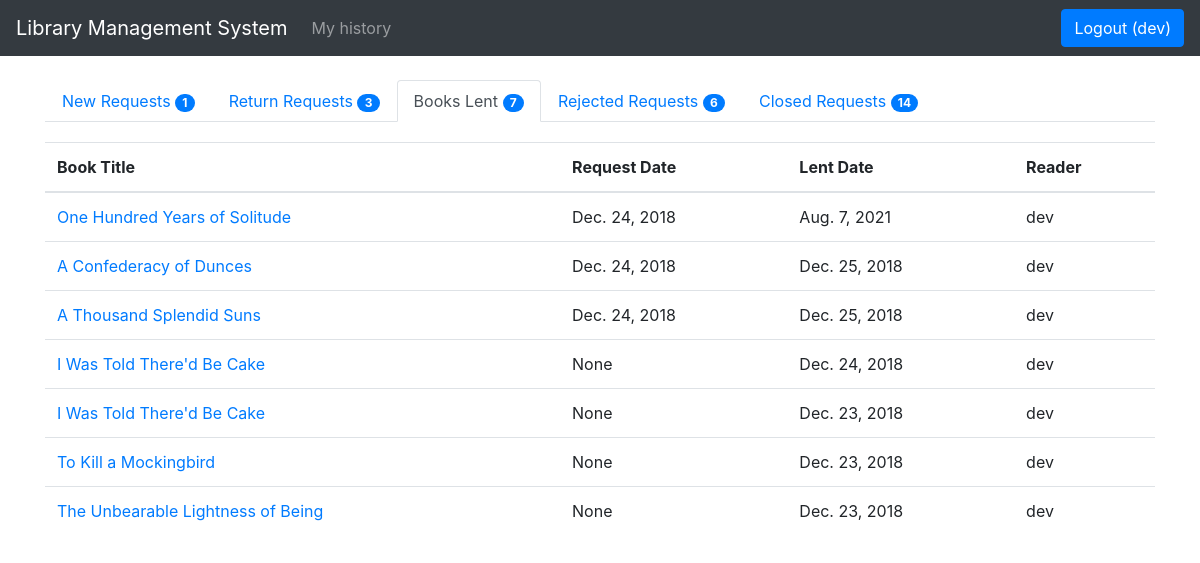
The app's page /library/books/manage_requests_lent (signed in) with its own data.
### library/models.py (models this page shows, shortened)
class BookLendDetail(models.Model):
    book_status = (('p', 'pending'), ('l', 'lent'), ('r', 'returned'), ('c', 'closed'), ('n', 'rejected'))
    book = models.ForeignKey(Book, on_delete=models.SET_NULL, null=True)
    reader = models.ForeignKey(User, on_delete=models.SET_NULL, null=True, blank=True)
    request_date = models.DateField(null=True, blank=True)
    lent_date = models.DateField(null=True, blank=True)
    return_date = models.DateField(null=True, blank=True)
    close_date = models.DateField(null=True, blank=True)
    charge = models.IntegerField()
    status = models.CharField(max_length=1, choices = book_status, blank = True, default = 'p')

class Book(models.Model):
    numeric = RegexValidator(r'^[0-9]*$', 'Only  numeric characters are allowed.')
    book_status = (('a', 'available'), ('l', 'lent'))
    title = models.CharField(max_length=250)
    isbn = models.CharField('ISBN', max_length=13, help_text='13 Character ISBN number', validators=[numeric])
    description = models.TextField(max_length=500)
    price = models.IntegerField()
    total_quantity = models.IntegerField()
    quantity = models.IntegerField(default=1)
    status = models.CharField(max_length=1, choices = book_status, blank = True, default = 'a')
    author = models.ManyToManyField(Author)
    category = models.ManyToManyField(Category)
    def get_absolute_url(self):
        return reverse('book_detail', args=[str(self.id)])
    def display_category(self):
        return ', '.join(category.name for category in self.category.all()[:3])
    display_category.short_description = "Category"
    def display_author(self):
        return ', '.join(author.firstname for author in self.author.all()[:3])
    display_author.short_description = "Author"

### library/views.py (the view)
# urls.py: path('books/manage_requests_lent', views.manage_requests_lent, name='manage_requests_lent'),
@login_required
def manage_requests_lent(request):
    lent_request_data = BookLendDetail.objects.filter(status = 'l').order_by("-lent_date")
    context = manage_requests_count()
    paginator = Paginator(lent_request_data, 10)
    page = request.GET.get('page')
    try:
        lent_request_data = paginator.page(page)
    except PageNotAnInteger:
        lent_request_data = paginator.page(1)
    except EmptyPage:
        lent_request_data = paginator.page(paginator.num_pages)
    return render(request, 'manage_requests_lent.html', {'lent_request' : lent_request_data, 'context': context})

### library/views.py (called while the page is built)
def manage_requests_count():
    p = BookLendDetail.objects.filter(status = 'p').order_by("-request_date")
    r = BookLendDetail.objects.filter(status = 'r').order_by("-return_date")
    l = BookLendDetail.objects.filter(status = 'l').order_by("-lent_date")
    c = BookLendDetail.objects.filter(status = 'c').order_by("-close_date")
    n = BookLendDetail.objects.filter(status = 'n').order_by("-close_date")
    context = {
        'p' : p.count,
        'r' : r.count,
        'l' : l.count,
        'c' : c.count,
        'n' : n.count
    }
    return context

### library/templates/manage_requests_lent.html (shortened to what this page needs)
{% extends "base.html" %} {% block content %}
<ul class="nav nav-tabs">
  <li class="nav-item">
    <a class="nav-link" href="{% url 'manage_requests' %}">New Requests <span id="lcount" class="badge badge-primary badge-pill">{{ context.p  }}</span></a>
  </li>
  <li class="nav-item">
    <a class="nav-link" href="{% url 'manage_requests_return' %}">Return Requests <span id="rcount" class="badge badge-primary badge-pill">{{ context.r }}</span></a>
  </li>
  <li class="nav-item">
    <a class="nav-link active" href="{% url 'manage_requests_lent' %}">Books Lent <span id="" class="badge badge-primary badge-pill">{{ context.l }}</span></a>
  </li>
  <li class="nav-item">
    <a class="nav-link" href="{% url 'manage_requests_rejected' %}">Rejected Requests <span id="" class="badge badge-primary badge-pill">{{ context.n }}</span></a>
  </li>
  <li class="nav-item">
      <a class="nav-link" href="{% url 'manage_requests_close' %}">Closed Requests <span id="" class="badge badge-primary badge-pill">{{ context.c }}</span></a>
  </li>
</ul>
<table class="table req-table">
  <thead>
    {% if context.l > 0 %}
    <tr class="t_body2">
      <th scope="col">Book Title</th>
      <th scope="col">Request Date</th>
      <th scope="col">Lent Date</th>
      <th scope="col">Reader</th>
    </tr>
    {% endif %}
  </thead>
  <tbody class="t_body2">
    {% for req in lent_request %}
    <tr id="{{ req.id }}">
      <td>
        <a href="{{ req.book.get_absolute_url  }}">{{ req.book.title }}</a>
      </td>
      <td>{{ req.request_date }}</td>
      <td>{{ req.lent_date }}</td>
      <td>{{ req.reader.username }}</td>
    </tr>
    {% endfor %}
  </tbody>
</table>
{% endblock %}

### library/templates/base.html (shortened to what this page needs)
<!DOCTYPE html>
{% load static %}
<html lang="en">
<head>
  <link rel="stylesheet" href="https://stackpath.bootstrapcdn.com/bootstrap/4.1.3/css/bootstrap.min.css"
>
  <link rel="stylesheet" href="{% static 'css/styles.css' %}">
</head>
<body>
  <header>
    {% block header %}
    <nav class="navbar navbar-expand-lg navbar-dark bg-dark fixed-top">
      <a class="navbar-brand" href="{% url 'index' %}">Library Management System</a>
      <div class="collapse navbar-collapse" id="navbarsExampleDefault">
        <ul class="navbar-nav mr-auto">
          {% if user.is_authenticated %} {% if user.groups.all.0.name == 'Readers' %}
          <li class="nav-item">
            <a class="nav-link" href="{% url 'request_history' %}">My history</a>
          </li>
          {% endif %} {% endif %}
        </ul>
        <form class="form-inline my-2 my-lg-0">
          {% if user.is_authenticated %}
          <a class="btn btn-primary" href="{% url 'logout' %}">Logout ({{ user.get_username }})</a>
          {% else %}
          <a class="btn btn-primary" href="{% url 'login' %}">Login</a>
          {% endif %}
        </form>
      </div>
    </nav>
    {% endblock %}
  </header>
  <main role="main" class="container">
    {% block content %} {% endblock %}
  </main>
</body>
</html>

### library/static/css/styles.css (style rules this page uses)
html { position: relative; min-height: 100%; }
body>.container { padding: 80px 15px 0; }
.req-table { margin-top: 20px; }

### records on screen
BookLendDetail: book "One Hundred Years of Solitude", request_date "Dec. 24, 2018", lent_date "Aug. 7, 2021", reader.username "dev"
BookLendDetail: book "A Confederacy of Dunces", request_date "Dec. 24, 2018", lent_date "Dec. 25, 2018", reader.username "dev"
BookLendDetail: book "A Thousand Splendid Suns", request_date "Dec. 24, 2018", lent_date "Dec. 25, 2018", reader.username "dev"
BookLendDetail: book "I Was Told There'd Be Cake", request_date "None", lent_date "Dec. 24, 2018", reader.username "dev"
BookLendDetail: book "I Was Told There'd Be Cake", request_date "None", lent_date "Dec. 23, 2018", reader.username "dev"
BookLendDetail: book "To Kill a Mockingbird", request_date "None", lent_date "Dec. 23, 2018", reader.username "dev"
BookLendDetail: book "The Unbearable Lightness of Being", request_date "None", lent_date "Dec. 23, 2018", reader.username "dev"

### other values on screen
{{ user.get_username }} "dev"
{{ context.p }} "1"
{{ context.r }} "3"
{{ context.l }} "7"
{{ context.n }} "6"
{{ context.c }} "14"
